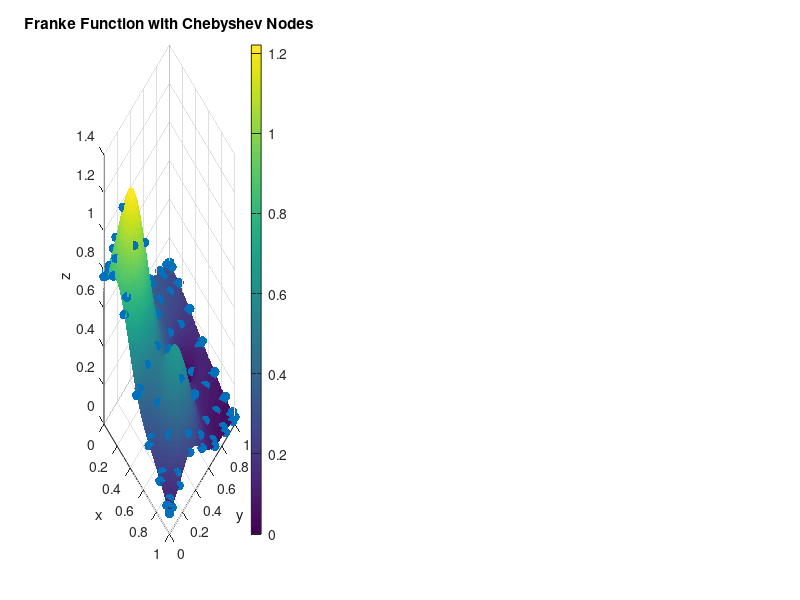

Reproduce this figure in MATLAB. (Note: this script raises an error after producing the figure.)
%% Problem Set 1: 2D Function Approximation Using the Franke Function
% Course: Computational Methods for Economists, Econ-81360
% Author: Problem Set 1 Solution
% Date: Fall 2025

%% Clear workspace and create results directory
clear; clc; close all;

% Create results directory structure
if ~exist('results/figures', 'dir')
    mkdir('results/figures');
end

%% Define the Franke function
franke = @(x, y) 0.75 * exp(-((9*x-2).^2 + (9*y-2).^2)/4) + ...
                 0.75 * exp(-((9*x+1).^2)/49 - (9*y+1)/10) + ...
                 0.5 * exp(-((9*x-7).^2 + (9*y-3).^2)/4) - ...
                 0.2 * exp(-(9*x-4).^2 - (9*y-7).^2);

%% Setup fine grid for evaluation and plotting
n_fine = 201;
x_fine = linspace(0, 1, n_fine);
y_fine = linspace(0, 1, n_fine);
[X_fine, Y_fine] = meshgrid(x_fine, y_fine);
Z_true = franke(X_fine, Y_fine);

%% Problem 1a: Chebyshev Approximation
fprintf('=== Problem 1a: Chebyshev Approximation ===\n');

% Parameters
N_cheb = 8;  % Polynomial degree

% Generate 2D Chebyshev nodes (extrema)
i_nodes = (0:N_cheb)';
j_nodes = (0:N_cheb)';
x_cheb_canon = cos(pi * i_nodes / N_cheb);  % [-1,1] domain
y_cheb_canon = cos(pi * j_nodes / N_cheb);  % [-1,1] domain

% Map to [0,1] domain
x_cheb = (x_cheb_canon + 1) / 2;
y_cheb = (y_cheb_canon + 1) / 2;

% Create tensor product grid
[X_cheb, Y_cheb] = meshgrid(x_cheb, y_cheb);
Z_cheb_nodes = franke(X_cheb, Y_cheb);

% Plot true function with Chebyshev nodes
fig1 = figure('Position', [100, 100, 1200, 400]);

subplot(1,3,1);
surf(X_fine, Y_fine, Z_true, 'EdgeColor', 'none');
hold on;
scatter3(X_cheb(:), Y_cheb(:), Z_cheb_nodes(:), 50, 'ro', 'filled');
title('Franke Function with Chebyshev Nodes');
xlabel('x'); ylabel('y'); zlabel('z');
colorbar;
view(45, 30);

% Compute Chebyshev coefficients using the regression formula
% For 2D: Gamma_ij = (4/(N^2)) * sum_k sum_l f(x_k,y_l) * T_i(x_k) * T_j(y_l)
% with appropriate normalization factors

coeffs_cheb = zeros(N_cheb+1, N_cheb+1);
for i = 0:N_cheb
    for j = 0:N_cheb
        % Normalization factors
        c_i = (i == 0) + (i > 0);  % c_0 = 1, c_i = 2 for i > 0
        c_j = (j == 0) + (j > 0);  % c_0 = 1, c_j = 2 for j > 0
        
        % Compute coefficient
        sum_val = 0;
        for k = 0:N_cheb
            for l = 0:N_cheb
                T_i_k = cos(i * pi * k / N_cheb);
                T_j_l = cos(j * pi * l / N_cheb);
                sum_val = sum_val + Z_cheb_nodes(l+1, k+1) * T_i_k * T_j_l;
            end
        end
        coeffs_cheb(i+1, j+1) = (4 / (c_i * c_j * N_cheb^2)) * sum_val;
    end
end

% Evaluate Chebyshev approximation on fine grid
Z_cheb_approx = cheb_eval_2d(coeffs_cheb, X_fine, Y_fine);

% Plot Chebyshev approximation
subplot(1,3,2);
surf(X_fine, Y_fine, Z_cheb_approx, 'EdgeColor', 'none');
title('Chebyshev Approximation');
xlabel('x'); ylabel('y'); zlabel('z');
colorbar;
view(45, 30);

% Plot error
error_cheb = abs(Z_true - Z_cheb_approx);
subplot(1,3,3);
surf(X_fine, Y_fine, error_cheb, 'EdgeColor', 'none');
title('Chebyshev Approximation Error');
xlabel('x'); ylabel('y'); zlabel('|Error|');
colorbar;
view(45, 30);

saveas(fig1, 'results/figures/chebyshev_approximation.png');

% Report accuracy metrics
max_error_cheb = max(error_cheb(:));
mean_error_cheb = mean(error_cheb(:));
rmse_cheb = sqrt(mean(error_cheb(:).^2));

fprintf('Chebyshev Approximation Results:\n');
fprintf('  Max Error: %.6f\n', max_error_cheb);
fprintf('  Mean Error: %.6f\n', mean_error_cheb);
fprintf('  RMSE: %.6f\n\n', rmse_cheb);

%% Problem 1b: Ordinary Polynomial Approximation
fprintf('=== Problem 1b: Ordinary Polynomial Approximation ===\n');

% Generate uniform grid for polynomial approximation
N_poly = 8;
x_poly = linspace(0, 1, N_poly+1);
y_poly = linspace(0, 1, N_poly+1);
[X_poly, Y_poly] = meshgrid(x_poly, y_poly);
Z_poly_nodes = franke(X_poly, Y_poly);

% Plot true function with polynomial nodes
fig2 = figure('Position', [150, 150, 1200, 400]);

subplot(1,3,1);
surf(X_fine, Y_fine, Z_true, 'EdgeColor', 'none');
hold on;
scatter3(X_poly(:), Y_poly(:), Z_poly_nodes(:), 50, 'bo', 'filled');
title('Franke Function with Polynomial Nodes');
xlabel('x'); ylabel('y'); zlabel('z');
colorbar;
view(45, 30);

% Construct Vandermonde-like matrix for 2D polynomial
n_nodes = (N_poly+1)^2;
n_coeffs = (N_poly+1)^2;
X_matrix = zeros(n_nodes, n_coeffs);

% Fill the design matrix
node_idx = 1;
for i = 1:N_poly+1
    for j = 1:N_poly+1
        coeff_idx = 1;
        for p = 0:N_poly
            for q = 0:N_poly
                X_matrix(node_idx, coeff_idx) = X_poly(i,j)^p * Y_poly(i,j)^q;
                coeff_idx = coeff_idx + 1;
            end
        end
        node_idx = node_idx + 1;
    end
end

% Solve for coefficients: X * coeffs = z
coeffs_poly = X_matrix \ Z_poly_nodes(:);

% Evaluate polynomial on fine grid
Z_poly_approx = poly_eval_2d(coeffs_poly, N_poly, X_fine, Y_fine);

% Plot polynomial approximation
subplot(1,3,2);
surf(X_fine, Y_fine, Z_poly_approx, 'EdgeColor', 'none');
title('Polynomial Approximation');
xlabel('x'); ylabel('y'); zlabel('z');
colorbar;
view(45, 30);

% Plot error
error_poly = abs(Z_true - Z_poly_approx);
subplot(1,3,3);
surf(X_fine, Y_fine, error_poly, 'EdgeColor', 'none');
title('Polynomial Approximation Error');
xlabel('x'); ylabel('y'); zlabel('|Error|');
colorbar;
view(45, 30);

saveas(fig2, 'results/figures/polynomial_approximation.png');

% Report accuracy metrics
max_error_poly = max(error_poly(:));
mean_error_poly = mean(error_poly(:));
rmse_poly = sqrt(mean(error_poly(:).^2));

fprintf('Polynomial Approximation Results:\n');
fprintf('  Max Error: %.6f\n', max_error_poly);
fprintf('  Mean Error: %.6f\n', mean_error_poly);
fprintf('  RMSE: %.6f\n\n', rmse_poly);

%% Problem 1c: MATLAB Toolbox Methods
fprintf('=== Problem 1c: MATLAB Toolbox Methods ===\n');

% Method 1: griddedInterpolant with cubic splines
interp_cubic = griddedInterpolant(X_poly, Y_poly, Z_poly_nodes, 'cubic');
Z_cubic_approx = interp_cubic(X_fine, Y_fine);

% Method 2: scatteredInterpolant with random points
n_scatter = 100;
rng(42); % For reproducibility
x_scatter = rand(n_scatter, 1);
y_scatter = rand(n_scatter, 1);
z_scatter = franke(x_scatter, y_scatter);

interp_scattered = scatteredInterpolant(x_scatter, y_scatter, z_scatter, 'linear');
Z_scattered_approx = interp_scattered(X_fine, Y_fine);

% Plot toolbox methods
fig3 = figure('Position', [200, 200, 1200, 800]);

% Cubic spline
subplot(2,3,1);
surf(X_fine, Y_fine, Z_cubic_approx, 'EdgeColor', 'none');
title('Cubic Spline Interpolation');
xlabel('x'); ylabel('y'); zlabel('z');
colorbar;
view(45, 30);

% Cubic spline error
error_cubic = abs(Z_true - Z_cubic_approx);
subplot(2,3,2);
surf(X_fine, Y_fine, error_cubic, 'EdgeColor', 'none');
title('Cubic Spline Error');
xlabel('x'); ylabel('y'); zlabel('|Error|');
colorbar;
view(45, 30);

% Scattered data interpolation
subplot(2,3,4);
surf(X_fine, Y_fine, Z_scattered_approx, 'EdgeColor', 'none');
hold on;
scatter3(x_scatter, y_scatter, z_scatter, 30, 'ro', 'filled');
title('Scattered Data Interpolation');
xlabel('x'); ylabel('y'); zlabel('z');
colorbar;
view(45, 30);

% Scattered data error
error_scattered = abs(Z_true - Z_scattered_approx);
subplot(2,3,5);
surf(X_fine, Y_fine, error_scattered, 'EdgeColor', 'none');
title('Scattered Data Error');
xlabel('x'); ylabel('y'); zlabel('|Error|');
colorbar;
view(45, 30);

% Comparison plot
subplot(2,3,[3,6]);
methods = {'Chebyshev', 'Polynomial', 'Cubic Spline', 'Scattered'};
max_errors = [max_error_cheb, max_error_poly, max(error_cubic(:)), max(error_scattered(:))];
rmse_errors = [rmse_cheb, rmse_poly, sqrt(mean(error_cubic(:).^2)), sqrt(mean(error_scattered(:).^2))];

bar_x = 1:length(methods);
bar_width = 0.35;
bar(bar_x - bar_width/2, max_errors, bar_width, 'DisplayName', 'Max Error');
hold on;
bar(bar_x + bar_width/2, rmse_errors, bar_width, 'DisplayName', 'RMSE');
set(gca, 'XTickLabel', methods);
ylabel('Error');
title('Method Comparison');
legend('show');
yscale('log');

saveas(fig3, 'results/figures/toolbox_methods.png');

% Report toolbox method results
fprintf('Cubic Spline Results:\n');
fprintf('  Max Error: %.6f\n', max(error_cubic(:)));
fprintf('  RMSE: %.6f\n\n', sqrt(mean(error_cubic(:).^2)));

fprintf('Scattered Data Results:\n');
fprintf('  Max Error: %.6f\n', max(error_scattered(:)));
fprintf('  RMSE: %.6f\n\n', sqrt(mean(error_scattered(:).^2)));

%% Summary
fprintf('=== Summary ===\n');
fprintf('All approximation methods have been tested on the Franke function.\n');
fprintf('Results saved to results/figures/\n');
fprintf('- chebyshev_approximation.png\n');
fprintf('- polynomial_approximation.png\n');
fprintf('- toolbox_methods.png\n\n');

% Save workspace for potential further analysis
save('results/problem1_results.mat');
fprintf('Workspace saved to results/problem1_results.mat\n');